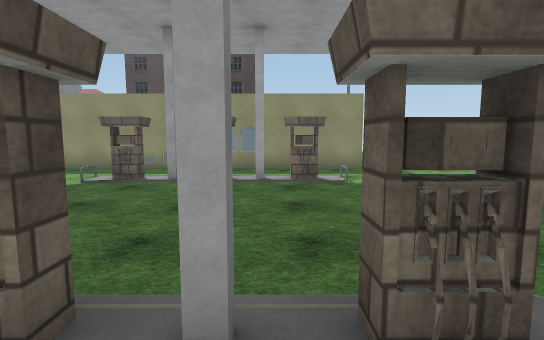
view 1 (above)

24 first-person views from a walk through a 3-D level made in the Unity game engine. The camera is 1.5 m above the floor, tilts 6° down and sees 85° across. The floor is counted in squares, 1.44 m on a side. Each view is taken from the middle of a square. On the plan, view 1 faces up. The plan holds only what a view shows up to about 12 squares ahead; the rest is blank. The place goes on beyond the plan. The player is left out. Some surface patterns are stand-ins.

view 2
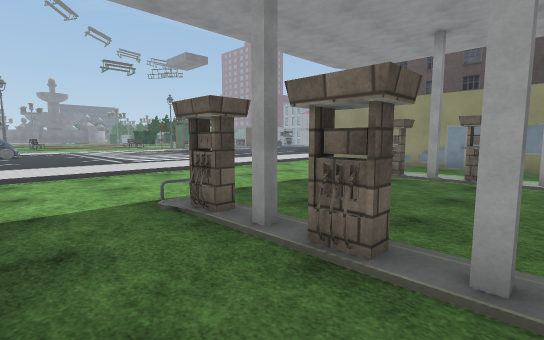

view 3
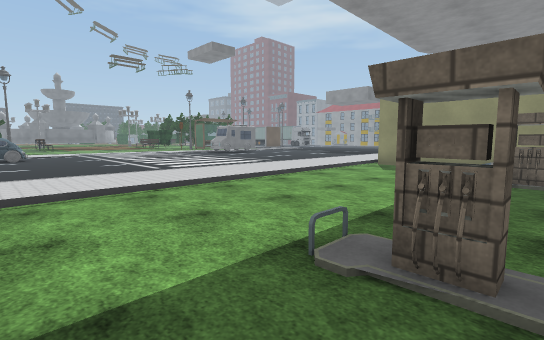

view 4
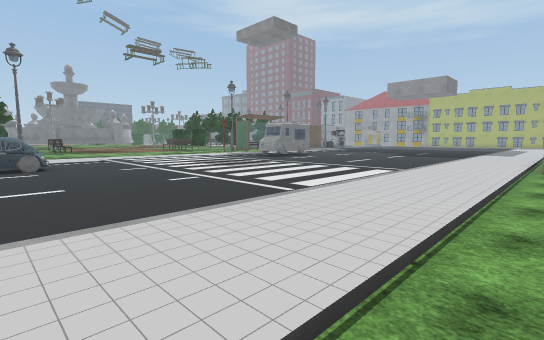

view 5
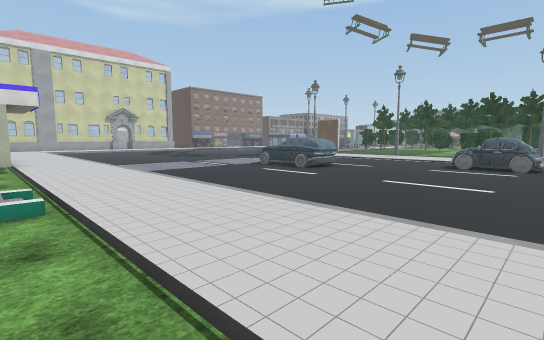

view 6
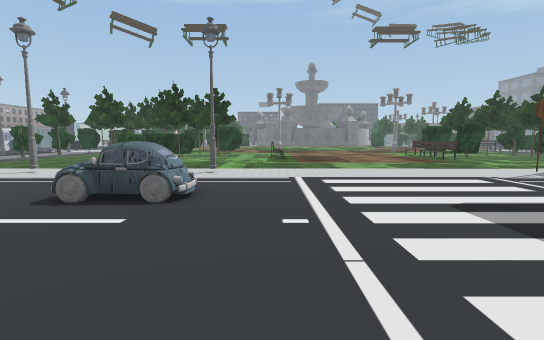

view 7
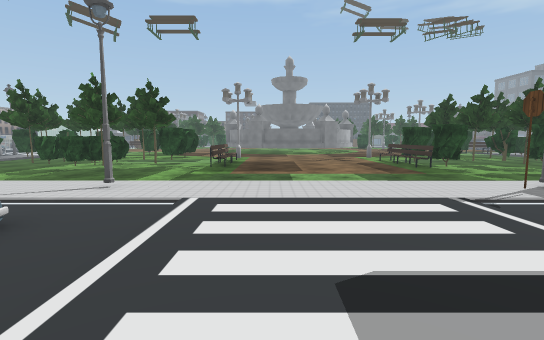

view 8
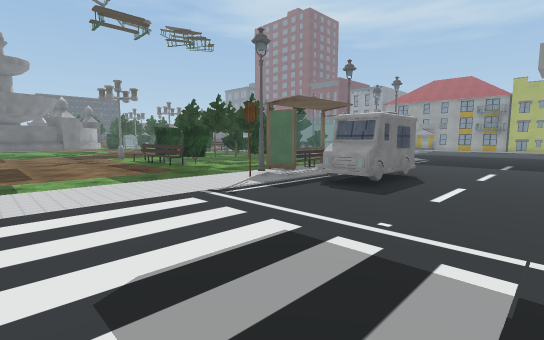

view 9
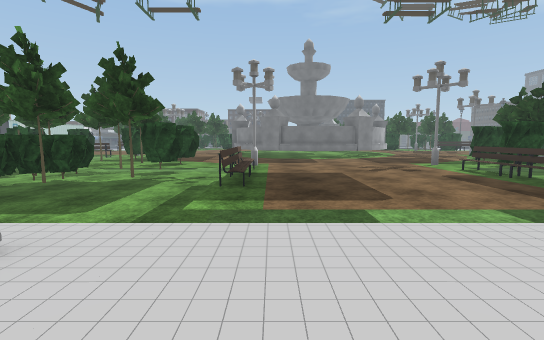

view 10
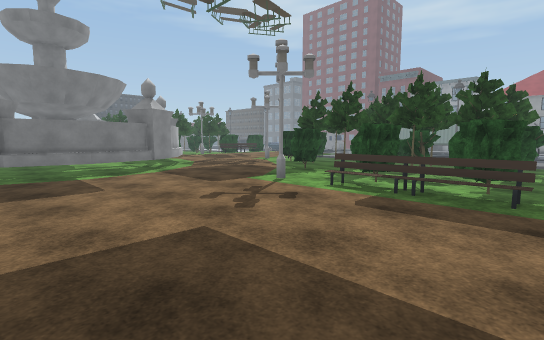

view 11
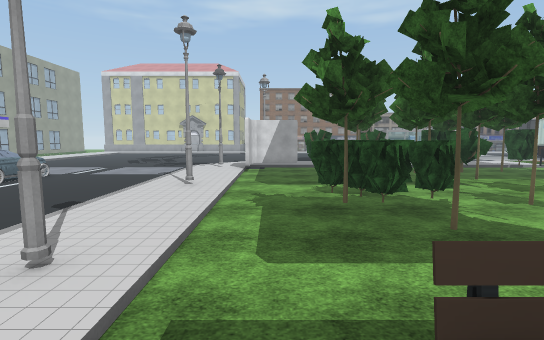

view 12
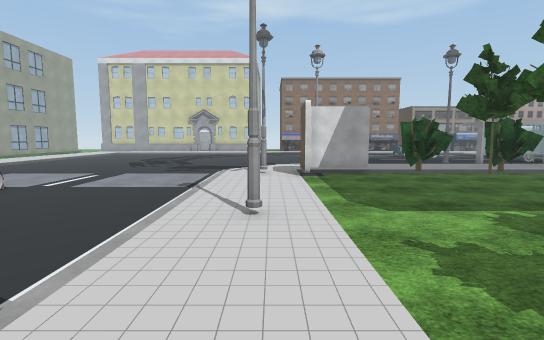

view 13
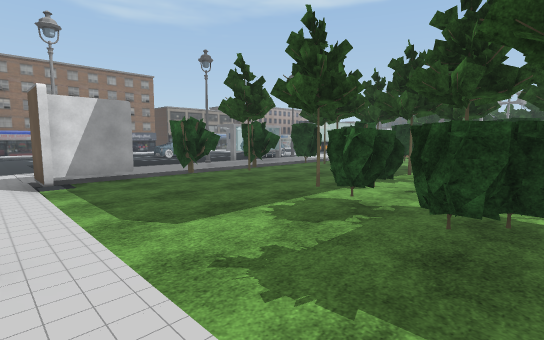

view 14
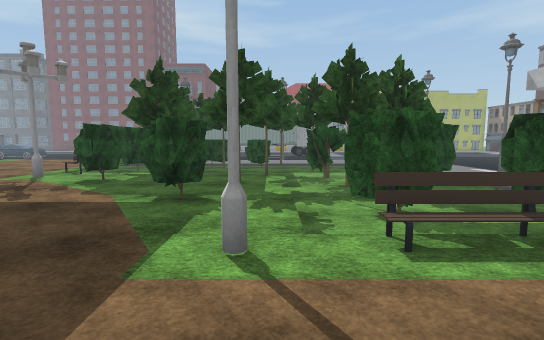

view 15
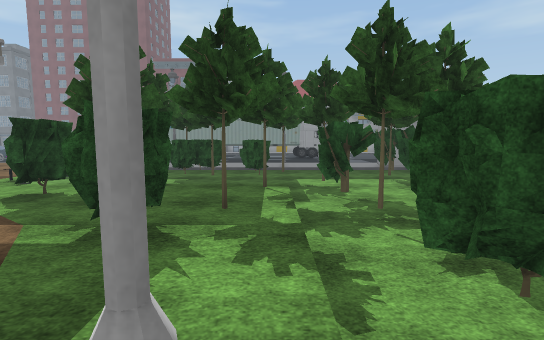

view 16
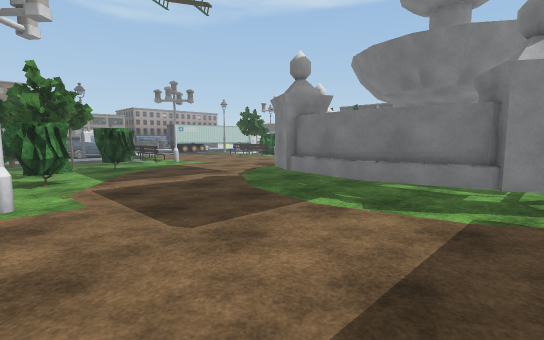

view 17
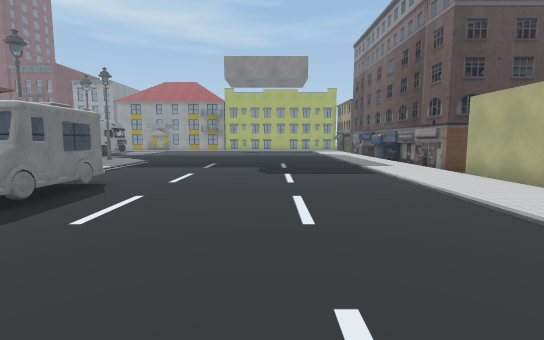

view 18
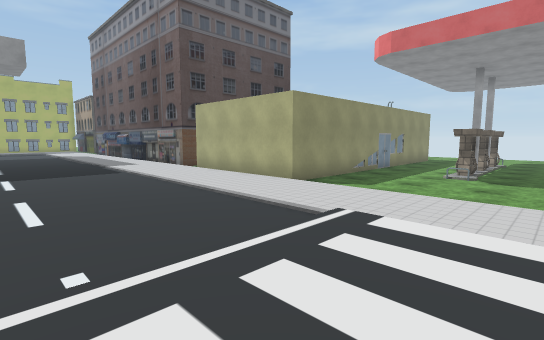

view 19
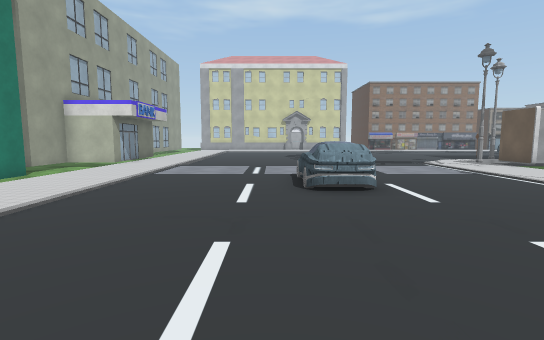

view 20
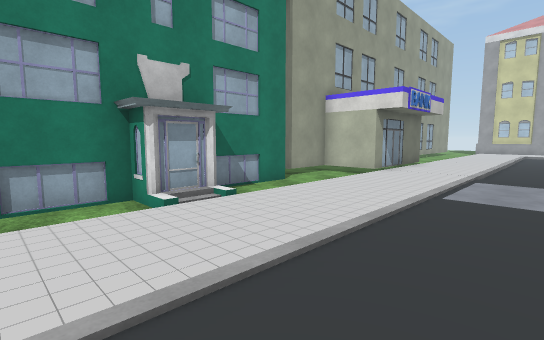

view 21
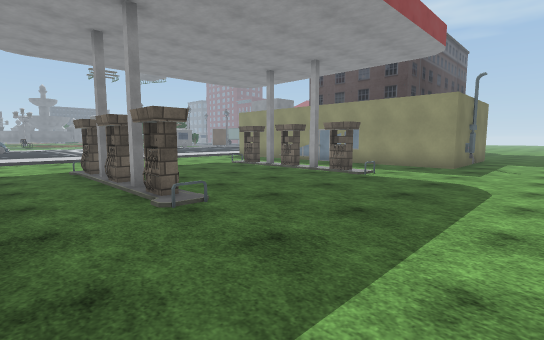

view 22
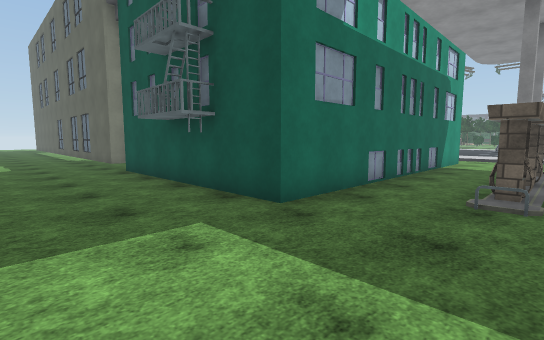

view 23
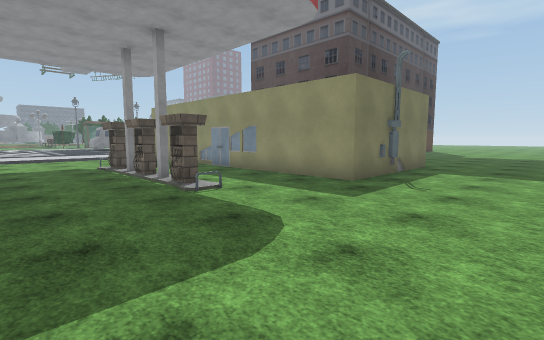

view 24
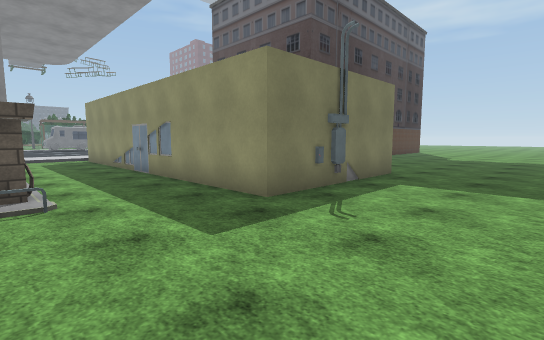

### Floor plan
Key: @ floor where view 1 was taken; # wall or solid block; x gap in a wall; . main floor; : floor 0.25 m higher than the main floor; - floor 0.25 m lower than the main floor; / step, stairs or slope; O other object.
Columns run from 35 left of view 1 to 7 right of it. Each row starts with its distance up from view 1.
 18   OOOO---O  ............../O          -----
 17   OOO#----  ............../           -----
 16 OO    ---O    ............/#          #----
 15 OO ///O--O     .........../#          #----
 14 OO:::OOO-O-    O........../#          #----
 13 :OO:::--OO- OO O........../#          #----
 12 :::OO:-#---/OO O........../#          #----
 11 :::OO:-----/  OO........../############----
 10 ::::::OOOO-/O............./----------------
  9 :::::OOOOO//.O............/----------------
  8 :::::::::::/............../----------------
  7 #::::::::::/../.........../----#--x-#------
  6 #::::::::::/../.........../----------------
  5 #::::::::::/../.........../---------------
  4 #::::::::::/../.........../----------------
  3 :::::::::::/../.........../---------------
  2 :::::OOOOO//............../----------------
  1 ::::::-----/............../----#--x-#-----
  0 ::::O:O-O--/O..OO........./--------@-------
 -1 ::::O:O----/...OO........./----------------
 -2 ::::O:-OOO-/............../-#         #----
 -3 :OO:::-#OO-/............../-#         #O---
 -4 :::O::-OO--/............../O#         #----
 -5  /////-O#--/O.....OO....../O#         #----
 -6 O-- O-O----/......OO....../-#         #----
 -7 O----------/......OO....../-#         #----
 -8 O---O-O----/............../-#         #----
 -9 O--OO-O-O--O............../-#         ##---
-10    --------OO............./-#          #--
-11    //////OOO.....----...../##          #--
-12   OOO.O...O.  ----------../#           #--
-13   O......     ----------../#            --

Positions as (right, up) in squares from view 1, and headings:
1: (0, 0), facing up
2: (0, -1), facing up-left
3: (-3, -1), facing up-left
4: (-8, -1), facing up-left
5: (-8, 1), facing down-left
6: (-14, 2), facing left
7: (-16, 4), facing left
8: (-16, 4), facing up-left
9: (-20, 3), facing left
10: (-25, 3), facing up-left
11: (-25, 3), facing down
12: (-23, -1), facing down
13: (-23, -2), facing down-left
14: (-30, 6), facing up
15: (-30, 8), facing up
16: (-30, 8), facing down-left
17: (-15, 6), facing up
18: (-15, 5), facing up-right
19: (-15, 1), facing down
20: (-13, -2), facing down-right
21: (6, -1), facing up-left
22: (7, 2), facing down-left
23: (7, 4), facing up-left
24: (7, 7), facing up-left
